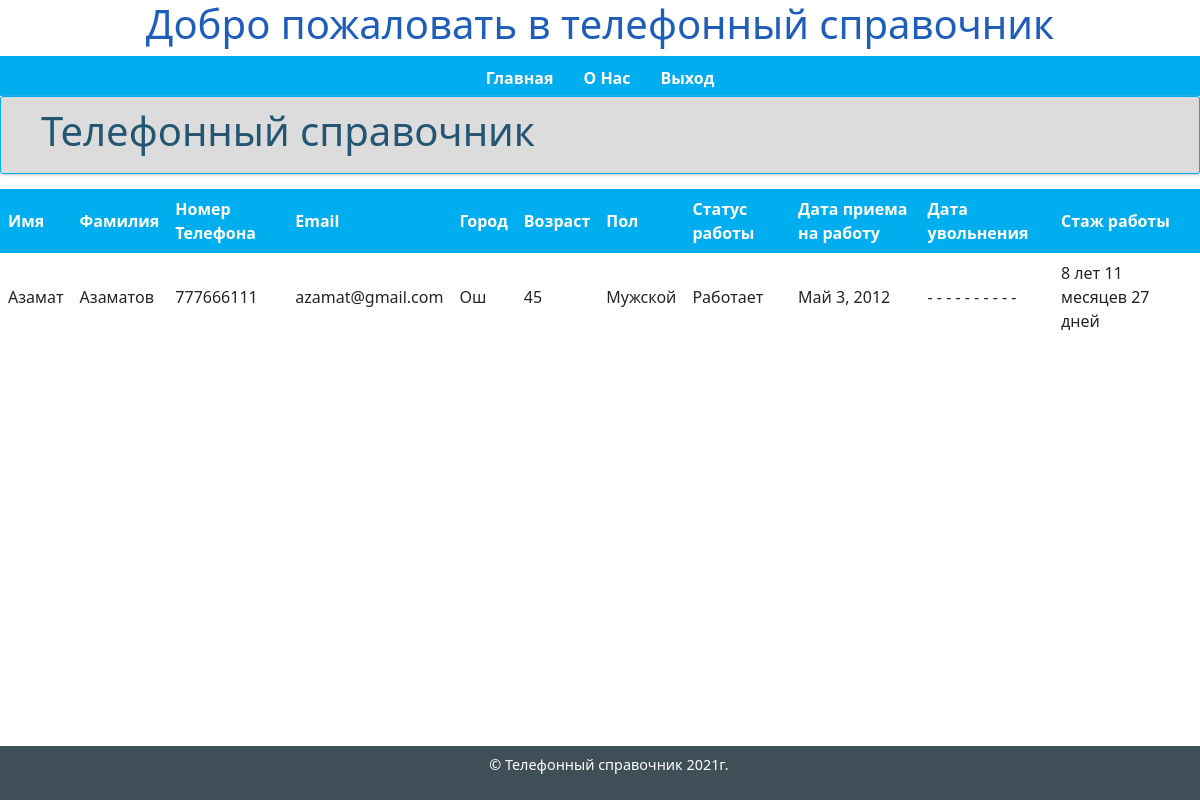
/main/ (signed in), run on the app's committed database.
### main/models.py (models this page shows, shortened)
class PhoneBook(models.Model):
    GENDER = (
        ('Мужской','Мужской'),
        ('Женский','Женский')
    )
    WORK_STATUS = (
        ('Работает','Работает'),
        ('Уволен','Уволен'),
        ('Отпуск','Отпуск'),
        ('Больничный','Больничный')
    )
    COUNTRIES = (
        ('Бишкек', 'Бишкек'),
        ('Ош', 'Ош'),
        ('Нарын', 'Нарын'),
        ('Каракол', 'Каракол'),
        ('Жалал-Абад', 'Жалал-Абад'),
        ('Баткен', 'Баткен'),
        ('Талас', 'Талас'),
    )
    owner = models.ForeignKey(
        User,
        on_delete=models.CASCADE,
        verbose_name='Владелец'
    )
    first_name = models.CharField(
        max_length=50,
        verbose_name='Имя'
    )
    last_name = models.CharField(
        max_length=50,
        verbose_name='Фамилия'
    )
    phone_number = models.DecimalField(
        max_digits=12,
        decimal_places=0,
        unique=True,
        verbose_name='Номер телефона'
    )
    email = models.EmailField(
        max_length= 60,
        unique=True
    )
    city = models.CharField(
        max_length=30,
        verbose_name='Город проживания',
        choices=COUNTRIES,
        default=COUNTRIES[0][1]
    )
    age = models.IntegerField(
        verbose_name='Возраст'
    )
    gender = models.CharField(
        max_length=25,
        verbose_name='Пол',
        choices=GENDER,
        default=GENDER[0:1]
    )
    work_status = models.CharField(
        max_length=25,
        verbose_name='Статус работы',
        choices=WORK_STATUS,
        default=WORK_STATUS[0:1]
    )
    employment_date = models.DateField(
        default=timezone.now,
        verbose_name='Дата приема на работу'
    )
    date_of_dismissal = models.DateField(
        verbose_name='Дата увольнения',
        blank=True,
        null=True
    )
    @property
    def count_experience(self):
        if self.date_of_dismissal:
            experience = self.date_of_dismissal - self.employment_date
        else:
            experience = dt.now().date() - self.employment_date
        years = int(experience.days // 365.25)
        month = int(experience.days // 30)
        days = int(experience.days)
        if month%12==0:
            month=0
        elif month%12!=0:
            month=month%12
        if days%30==0:
            days=0
        elif days%30!=0:
            days=days%30
        if years > 0:
            return f'{years} лет {month} месяцев {days} дней'
        else:
            return f'{month} месяцев {days} дней'
    class Meta:
        verbose_name_plural = 'Телефонная книга'
        verbose_name = 'Абонент'
        ordering = ('first_name',)

### main/views.py (the view)
# urls.py: path('main/', views.object_list, name='main'),
def object_list(request):
    query = request.GET.get('text1')
    query_1 = request.GET.get('text2')
    query_2 = request.GET.get('text3')
    query_3 = request.GET.get('text4')
    query_4 = request.GET.get('text5')
    requester = request.user
    if request.user.role == 'ADM':
        object_list = PhoneBook.objects.all()
    elif request.user.role == 'MNG':
        object_list = PhoneBook.objects.filter(city=requester.country)
    else:
        object_list = PhoneBook.objects.filter(owner=requester)
    if query or query_1 or query_2 or query_3 or query_4:
        object_list = PhoneBook.objects.filter(
            Q(first_name__icontains=query), Q(last_name__icontains=query_1), Q(phone_number__icontains=query_2), Q(age__icontains=query_3), Q(city__icontains=query_4)).distinct()
    paginator = Paginator(object_list, 10)
    page = request.GET.get('page')
    try:
        data = paginator.page(page)
    except PageNotAnInteger:
        data = paginator.page(1)
    except EmptyPage:
        data = paginator.page(paginator.num_pages)
    context = {
        'data': data,
    }
    return render(request, "main/index.html", context)

### main/models.py (called while the page is built)
    @property
    def is_active(self):
        return self.active

### main/templates/main/index.html (shortened to what this page needs)
{% load static %}
<!DOCTYPE html>
<html>
<head>
    <link rel="stylesheet" href="{% static 'css/style.min.css'%}">
    <link rel="stylesheet" href="{% static 'css/agenda.css'%}">
    <link href="https://cdn.jsdelivr.net/npm/bootstrap@5.0.0-beta1/dist/css/bootstrap.min.css" rel="stylesheet"
>
</head>
<body>
    <h1 align="center" style="color:rgb(31, 93, 187)">Добро пожаловать в телефонный справочник</h1>
    <div id="layout" class="x-borders">
        <div id="top-menu">
            <div>
                <ul>
                    <li><a href="http://127.0.0.1:8000/main/" title="Добро пожаловать на главную">Главная</a></li>
                    <li><a href="https://beeline.kg/ru" title="О Нас">О Нас</a></li>
                    {% if not user.is_authenticated %}
                    <li><a href="{% url 'register' %}" title="Регистрация">Регистрация</a></li>
                    <li><a href="{% url 'login' %}" title="Вход">Вход</a></li>
                    {% else %}
                    <li><a href="{% url 'logout' %}" title="Выход">Выход</a></li>
                    {% endif %}
                </ul>
            </div>
        </div>
        <div id="content">
            <div id="breadcrumb">
                <h1>Телефонный справочник</h1>
            </div>
            <form class="add-form" action="" method="GET">
                <div style="padding-bottom: 5px">
                </div>
                <table id="phone-book">
                    <thead>
                        <tr>
                            <th>Имя</th>
                            <th>Фамилия</th>
                            <th>Номер Телефона</th>
                            <th>Еmail</th>
                            <th>Город</th>
                            <th>Возраст</th>
                            <th>Пол</th>
                            <th>Статус работы</th>
                            <th>Дата приема на работу</th>
                            <th>Дата увольнения</th>
                            <th>Стаж работы</th>
                            <th></th>
                        </tr>
                    </thead>
                    <tfoot>
                        {% for object in data %}
                        <tr>
                            <td>{{ object.first_name }}</td>
                            <td>{{ object.last_name }}</td>
                            <td>{{ object.phone_number }}</td>
                            <td>{{ object.email }}</td>
                            <td>{{ object.city }}</td>
                            <td>{{ object.age }}</td>
                            <td>{{ object.gender }}</td>
                            <td>{{ object.work_status }}</td>
                            <td>{{ object.employment_date }}</td>
                            {% if object.date_of_dismissal %}
                                <td>{{ object.date_of_dismissal }}</td>
                            {% else %}
                                <td>- - - - - - - - - -</td>
                            {% endif %}
                            <td>{{ object.count_experience }}</td>
                        </tr>
                        {% endfor %}
                    </tfoot>
                </table>
            </form>
        </div>
    </div>
    <footer>
        <p>&copy; Телефонный справочник 2021г.</p>
    </footer>
</body>
</html>

### main/static/css/agenda.css (style rules this page uses)
table { border-collapse: collapse; width: 100%; }
th, td { text-align: left; padding: 8px; }
th { background-color: #00aeef; color: white; }
.add-form { padding: 10px 0; }

### data on the page
PhoneBook: first_name "Азамат", last_name "Азаматов", phone_number "777666111", email "azamat@gmail.com", city "Ош", age "45", gender "Мужской", work_status "Работает", employment_date "Май 3, 2012", count_experience "8 лет 11 месяцев 27 дней"
